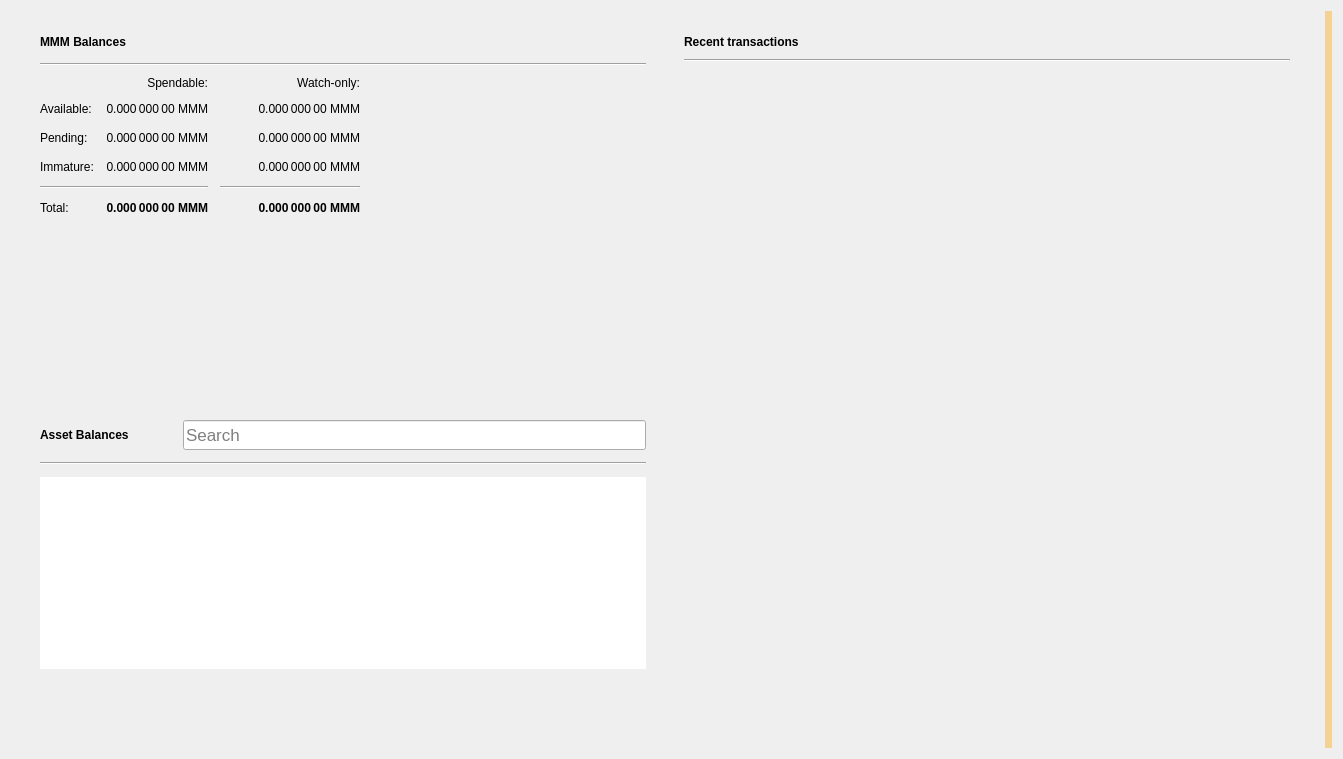
<?xml version="1.0" encoding="UTF-8"?>
<ui version="4.0">
  <class>OverviewPage</class>
  <widget class="QWidget" name="OverviewPage">
    <property name="geometry">
      <rect>
        <x>0</x>
        <y>0</y>
        <width>1343</width>
        <height>759</height>
      </rect>
    </property>
    <property name="minimumSize">
      <size>
        <width>760</width>
        <height>0</height>
      </size>
    </property>
    <property name="windowTitle">
      <string>Form</string>
    </property>
    <property name="autoFillBackground">
      <bool>false</bool>
    </property>
    <layout class="QGridLayout" name="gridLayout_3">
      <item row="0" column="1">
        <layout class="QVBoxLayout" name="verticalLayout_7">
          <property name="spacing">
            <number>0</number>
          </property>
          <property name="leftMargin">
            <number>0</number>
          </property>
          <property name="topMargin">
            <number>0</number>
          </property>
          <property name="rightMargin">
            <number>0</number>
          </property>
          <property name="bottomMargin">
            <number>0</number>
          </property>
          <item>
            <layout class="QHBoxLayout" name="horizontalLayout" stretch="0,0">
              <property name="spacing">
                <number>20</number>
              </property>
              <property name="sizeConstraint">
                <enum>QLayout::SetMinAndMaxSize</enum>
              </property>
              <property name="leftMargin">
                <number>20</number>
              </property>
              <property name="topMargin">
                <number>20</number>
              </property>
              <property name="rightMargin">
                <number>20</number>
              </property>
              <property name="bottomMargin">
                <number>20</number>
              </property>
              <item>
                <layout class="QVBoxLayout" name="verticalLayout_2">
                  <property name="spacing">
                    <number>0</number>
                  </property>
                  <property name="rightMargin">
                    <number>0</number>
                  </property>
                  <item>
                    <widget class="QFrame" name="frame">
                      <property name="sizePolicy">
                        <sizepolicy hsizetype="Preferred" vsizetype="Preferred">
                          <horstretch>0</horstretch>
                          <verstretch>0</verstretch>
                        </sizepolicy>
                      </property>
                      <property name="minimumSize">
                        <size>
                          <width>350</width>
                          <height>180</height>
                        </size>
                      </property>
                      <property name="frameShape">
                        <enum>QFrame::NoFrame</enum>
                      </property>
                      <property name="frameShadow">
                        <enum>QFrame::Raised</enum>
                      </property>
                      <property name="lineWidth">
                        <number>5</number>
                      </property>
                      <layout class="QVBoxLayout" name="verticalLayout_4">
                        <property name="spacing">
                          <number>10</number>
                        </property>
                        <property name="topMargin">
                          <number>0</number>
                        </property>
                        <property name="bottomMargin">
                          <number>0</number>
                        </property>
                        <item>
                          <layout class="QHBoxLayout" name="horizontalLayout_4">
                            <property name="spacing">
                              <number>6</number>
                            </property>
                            <item>
                              <widget class="QLabel" name="mmmBalancesLabel">
                                <property name="font">
                                  <font>
                                    <weight>75</weight>
                                    <bold>true</bold>
                                  </font>
                                </property>
                                <property name="text">
                                  <string>MMM Balances</string>
                                </property>
                              </widget>
                            </item>
                            <item>
                              <widget class="QPushButton" name="labelWalletStatus">
                                <property name="enabled">
                                  <bool>true</bool>
                                </property>
                                <property name="maximumSize">
                                  <size>
                                    <width>30</width>
                                    <height>16777215</height>
                                  </size>
                                </property>
                                <property name="toolTip">
                                  <string>The displayed information may be out of date. Your wallet automatically synchronizes with the Memeium network after a connection is established, but this process has not completed yet.</string>
                                </property>
                                <property name="text">
                                  <string/>
                                </property>
                                <property name="icon">
                                  <iconset>
                                    <normaloff>:/icons/warning</normaloff>
                                    <disabledoff>:/icons/warning</disabledoff>:/icons/warning</iconset>
                                </property>
                                <property name="iconSize">
                                  <size>
                                    <width>24</width>
                                    <height>24</height>
                                  </size>
                                </property>
                                <property name="flat">
                                  <bool>true</bool>
                                </property>
                              </widget>
                            </item>
                            <item>
                              <spacer name="horizontalSpacer_3">
                                <property name="orientation">
                                  <enum>Qt::Horizontal</enum>
                                </property>
                                <property name="sizeHint" stdset="0">
                                  <size>
                                    <width>40</width>
                                    <height>20</height>
                                  </size>
                                </property>
                              </spacer>
                            </item>
                          </layout>
                        </item>
                        <item>
                          <widget class="Line" name="line_2">
                            <property name="orientation">
                              <enum>Qt::Horizontal</enum>
                            </property>
                          </widget>
                        </item>
                        <item>
                          <layout class="QGridLayout" name="gridLayout">
                            <property name="bottomMargin">
                              <number>5</number>
                            </property>
                            <property name="spacing">
                              <number>12</number>
                            </property>
                            <item row="3" column="2">
                              <widget class="QLabel" name="labelWatchImmature">
                                <property name="font">
                                  <font>
                                    <weight>50</weight>
                                    <bold>false</bold>
                                  </font>
                                </property>
                                <property name="cursor">
                                  <cursorShape>IBeamCursor</cursorShape>
                                </property>
                                <property name="toolTip">
                                  <string>Mined balance in watch-only addresses that has not yet matured</string>
                                </property>
                                <property name="text">
                                  <string notr="true">0.000 000 00 MMM</string>
                                </property>
                                <property name="alignment">
                                  <set>Qt::AlignRight|Qt::AlignTrailing|Qt::AlignVCenter</set>
                                </property>
                                <property name="textInteractionFlags">
                                  <set>Qt::LinksAccessibleByMouse|Qt::TextSelectableByKeyboard|Qt::TextSelectableByMouse</set>
                                </property>
                              </widget>
                            </item>
                            <item row="2" column="3">
                              <spacer name="horizontalSpacer_2">
                                <property name="orientation">
                                  <enum>Qt::Horizontal</enum>
                                </property>
                                <property name="sizeHint" stdset="0">
                                  <size>
                                    <width>40</width>
                                    <height>20</height>
                                  </size>
                                </property>
                              </spacer>
                            </item>
                            <item row="1" column="0">
                              <widget class="QLabel" name="labelBalanceText">
                                <property name="text">
                                  <string>Available:</string>
                                </property>
                              </widget>
                            </item>
                            <item row="1" column="2">
                              <widget class="QLabel" name="labelWatchAvailable">
                                <property name="font">
                                  <font>
                                    <weight>50</weight>
                                    <bold>false</bold>
                                  </font>
                                </property>
                                <property name="cursor">
                                  <cursorShape>IBeamCursor</cursorShape>
                                </property>
                                <property name="toolTip">
                                  <string>Your current balance in watch-only addresses</string>
                                </property>
                                <property name="text">
                                  <string notr="true">0.000 000 00 MMM</string>
                                </property>
                                <property name="alignment">
                                  <set>Qt::AlignRight|Qt::AlignTrailing|Qt::AlignVCenter</set>
                                </property>
                                <property name="textInteractionFlags">
                                  <set>Qt::LinksAccessibleByMouse|Qt::TextSelectableByKeyboard|Qt::TextSelectableByMouse</set>
                                </property>
                              </widget>
                            </item>
                            <item row="2" column="1">
                              <widget class="QLabel" name="labelUnconfirmed">
                                <property name="font">
                                  <font>
                                    <weight>50</weight>
                                    <bold>false</bold>
                                  </font>
                                </property>
                                <property name="cursor">
                                  <cursorShape>IBeamCursor</cursorShape>
                                </property>
                                <property name="toolTip">
                                  <string>Total of transactions that have yet to be confirmed, and do not yet count toward the spendable balance</string>
                                </property>
                                <property name="text">
                                  <string notr="true">0.000 000 00 MMM</string>
                                </property>
                                <property name="alignment">
                                  <set>Qt::AlignRight|Qt::AlignTrailing|Qt::AlignVCenter</set>
                                </property>
                                <property name="textInteractionFlags">
                                  <set>Qt::LinksAccessibleByMouse|Qt::TextSelectableByKeyboard|Qt::TextSelectableByMouse</set>
                                </property>
                              </widget>
                            </item>
                            <item row="4" column="2">
                              <widget class="Line" name="lineWatchBalance">
                                <property name="sizePolicy">
                                  <sizepolicy hsizetype="Preferred" vsizetype="Fixed">
                                    <horstretch>0</horstretch>
                                    <verstretch>0</verstretch>
                                  </sizepolicy>
                                </property>
                                <property name="minimumSize">
                                  <size>
                                    <width>140</width>
                                    <height>0</height>
                                  </size>
                                </property>
                                <property name="orientation">
                                  <enum>Qt::Horizontal</enum>
                                </property>
                              </widget>
                            </item>
                            <item row="0" column="1">
                              <widget class="QLabel" name="labelSpendable">
                                <property name="text">
                                  <string>Spendable:</string>
                                </property>
                                <property name="alignment">
                                  <set>Qt::AlignRight|Qt::AlignTrailing|Qt::AlignVCenter</set>
                                </property>
                              </widget>
                            </item>
                            <item row="3" column="0">
                              <widget class="QLabel" name="labelImmatureText">
                                <property name="text">
                                  <string>Immature:</string>
                                </property>
                              </widget>
                            </item>
                            <item row="5" column="2">
                              <widget class="QLabel" name="labelWatchTotal">
                                <property name="font">
                                  <font>
                                    <weight>75</weight>
                                    <bold>true</bold>
                                  </font>
                                </property>
                                <property name="cursor">
                                  <cursorShape>IBeamCursor</cursorShape>
                                </property>
                                <property name="toolTip">
                                  <string>Current total balance in watch-only addresses</string>
                                </property>
                                <property name="text">
                                  <string notr="true">0.000 000 00 MMM</string>
                                </property>
                                <property name="alignment">
                                  <set>Qt::AlignRight|Qt::AlignTrailing|Qt::AlignVCenter</set>
                                </property>
                                <property name="textInteractionFlags">
                                  <set>Qt::LinksAccessibleByMouse|Qt::TextSelectableByKeyboard|Qt::TextSelectableByMouse</set>
                                </property>
                              </widget>
                            </item>
                            <item row="4" column="0" colspan="2">
                              <widget class="Line" name="line">
                                <property name="orientation">
                                  <enum>Qt::Horizontal</enum>
                                </property>
                              </widget>
                            </item>
                            <item row="0" column="2">
                              <widget class="QLabel" name="labelWatchonly">
                                <property name="text">
                                  <string>Watch-only:</string>
                                </property>
                                <property name="alignment">
                                  <set>Qt::AlignRight|Qt::AlignTrailing|Qt::AlignVCenter</set>
                                </property>
                              </widget>
                            </item>
                            <item row="5" column="1">
                              <widget class="QLabel" name="labelTotal">
                                <property name="font">
                                  <font>
                                    <weight>75</weight>
                                    <bold>true</bold>
                                  </font>
                                </property>
                                <property name="cursor">
                                  <cursorShape>IBeamCursor</cursorShape>
                                </property>
                                <property name="toolTip">
                                  <string>Your current total balance</string>
                                </property>
                                <property name="text">
                                  <string notr="true">0.000 000 00 MMM</string>
                                </property>
                                <property name="alignment">
                                  <set>Qt::AlignRight|Qt::AlignTrailing|Qt::AlignVCenter</set>
                                </property>
                                <property name="textInteractionFlags">
                                  <set>Qt::LinksAccessibleByMouse|Qt::TextSelectableByKeyboard|Qt::TextSelectableByMouse</set>
                                </property>
                              </widget>
                            </item>
                            <item row="1" column="1">
                              <widget class="QLabel" name="labelBalance">
                                <property name="font">
                                  <font>
                                    <weight>50</weight>
                                    <bold>false</bold>
                                  </font>
                                </property>
                                <property name="cursor">
                                  <cursorShape>IBeamCursor</cursorShape>
                                </property>
                                <property name="toolTip">
                                  <string>Your current spendable balance</string>
                                </property>
                                <property name="text">
                                  <string notr="true">0.000 000 00 MMM</string>
                                </property>
                                <property name="alignment">
                                  <set>Qt::AlignRight|Qt::AlignTrailing|Qt::AlignVCenter</set>
                                </property>
                                <property name="textInteractionFlags">
                                  <set>Qt::LinksAccessibleByMouse|Qt::TextSelectableByKeyboard|Qt::TextSelectableByMouse</set>
                                </property>
                              </widget>
                            </item>
                            <item row="2" column="0">
                              <widget class="QLabel" name="labelPendingText">
                                <property name="text">
                                  <string>Pending:</string>
                                </property>
                              </widget>
                            </item>
                            <item row="5" column="0">
                              <widget class="QLabel" name="labelTotalText">
                                <property name="text">
                                  <string>Total:</string>
                                </property>
                              </widget>
                            </item>
                            <item row="3" column="1">
                              <widget class="QLabel" name="labelImmature">
                                <property name="font">
                                  <font>
                                    <weight>50</weight>
                                    <bold>false</bold>
                                  </font>
                                </property>
                                <property name="cursor">
                                  <cursorShape>IBeamCursor</cursorShape>
                                </property>
                                <property name="toolTip">
                                  <string>Mined balance that has not yet matured</string>
                                </property>
                                <property name="text">
                                  <string notr="true">0.000 000 00 MMM</string>
                                </property>
                                <property name="alignment">
                                  <set>Qt::AlignRight|Qt::AlignTrailing|Qt::AlignVCenter</set>
                                </property>
                                <property name="textInteractionFlags">
                                  <set>Qt::LinksAccessibleByMouse|Qt::TextSelectableByKeyboard|Qt::TextSelectableByMouse</set>
                                </property>
                              </widget>
                            </item>
                            <item row="2" column="2">
                              <widget class="QLabel" name="labelWatchPending">
                                <property name="font">
                                  <font>
                                    <weight>50</weight>
                                    <bold>false</bold>
                                  </font>
                                </property>
                                <property name="cursor">
                                  <cursorShape>IBeamCursor</cursorShape>
                                </property>
                                <property name="toolTip">
                                  <string>Unconfirmed transactions to watch-only addresses</string>
                                </property>
                                <property name="text">
                                  <string notr="true">0.000 000 00 MMM</string>
                                </property>
                                <property name="alignment">
                                  <set>Qt::AlignRight|Qt::AlignTrailing|Qt::AlignVCenter</set>
                                </property>
                                <property name="textInteractionFlags">
                                  <set>Qt::LinksAccessibleByMouse|Qt::TextSelectableByKeyboard|Qt::TextSelectableByMouse</set>
                                </property>
                              </widget>
                            </item>
                          </layout>
                        </item>
                      </layout>
                    </widget>
                  </item>
                  <item>
                    <widget class="QWidget" name="assetVerticalSpaceWidget2" native="true">
                      <property name="autoFillBackground">
                        <bool>false</bool>
                      </property>
                      <layout class="QVBoxLayout" name="verticalLayout_6">
                        <item>
                          <spacer name="verticalSpacer_4">
                            <property name="orientation">
                              <enum>Qt::Vertical</enum>
                            </property>
                            <property name="sizeType">
                              <enum>QSizePolicy::MinimumExpanding</enum>
                            </property>
                            <property name="sizeHint" stdset="0">
                              <size>
                                <width>20</width>
                                <height>10</height>
                              </size>
                            </property>
                          </spacer>
                        </item>
                      </layout>
                    </widget>
                  </item>
                  <item>
                    <widget class="QFrame" name="assetFrame">
                      <property name="minimumSize">
                        <size>
                          <width>350</width>
                          <height>150</height>
                        </size>
                      </property>
                      <property name="autoFillBackground">
                        <bool>true</bool>
                      </property>
                      <property name="frameShape">
                        <enum>QFrame::NoFrame</enum>
                      </property>
                      <property name="frameShadow">
                        <enum>QFrame::Plain</enum>
                      </property>
                      <property name="lineWidth">
                        <number>0</number>
                      </property>
                      <layout class="QVBoxLayout" name="verticalLayout_5">
                        <property name="spacing">
                          <number>12</number>
                        </property>
                        <item>
                          <layout class="QHBoxLayout" name="assetBalanceHorizontalLayout">
                            <item alignment="Qt::AlignVCenter">
                              <widget class="QLabel" name="assetBalanceLabel">
                                <property name="font">
                                  <font>
                                    <weight>75</weight>
                                    <bold>true</bold>
                                  </font>
                                </property>
                                <property name="text">
                                  <string>Asset Balances</string>
                                </property>
                              </widget>
                            </item>
                            <item>
                              <widget class="QPushButton" name="labelAssetStatus">
                                <property name="enabled">
                                  <bool>true</bool>
                                </property>
                                <property name="maximumSize">
                                  <size>
                                    <width>30</width>
                                    <height>16777215</height>
                                  </size>
                                </property>
                                <property name="toolTip">
                                  <string>The displayed information may be out of date. Your wallet automatically synchronizes with the Memeium network after a connection is established, but this process has not completed yet.</string>
                                </property>
                                <property name="text">
                                  <string/>
                                </property>
                                <property name="icon">
                                  <iconset>
                                    <normaloff>:/icons/warning</normaloff>
                                    <disabledoff>:/icons/warning</disabledoff>:/icons/warning</iconset>
                                </property>
                                <property name="iconSize">
                                  <size>
                                    <width>24</width>
                                    <height>24</height>
                                  </size>
                                </property>
                                <property name="flat">
                                  <bool>true</bool>
                                </property>
                              </widget>
                            </item>
                            <item alignment="Qt::AlignBottom">
                              <widget class="QLineEdit" name="assetSearch">
                                <property name="sizePolicy">
                                  <sizepolicy hsizetype="Expanding" vsizetype="Preferred">
                                    <horstretch>0</horstretch>
                                    <verstretch>0</verstretch>
                                  </sizepolicy>
                                </property>
                                <property name="minimumSize">
                                  <size>
                                    <width>0</width>
                                    <height>30</height>
                                  </size>
                                </property>
                                <property name="maximumSize">
                                  <size>
                                    <width>16777215</width>
                                    <height>30</height>
                                  </size>
                                </property>
                                <property name="sizeIncrement">
                                  <size>
                                    <width>0</width>
                                    <height>0</height>
                                  </size>
                                </property>
                                <property name="baseSize">
                                  <size>
                                    <width>0</width>
                                    <height>0</height>
                                  </size>
                                </property>
                                <property name="font">
                                  <font>
                                    <pointsize>13</pointsize>
                                  </font>
                                </property>
                                <property name="maxLength">
                                  <number>32</number>
                                </property>
                                <property name="frame">
                                  <bool>true</bool>
                                </property>
                                <property name="alignment">
                                  <set>Qt::AlignLeading|Qt::AlignLeft|Qt::AlignVCenter</set>
                                </property>
                                <property name="placeholderText">
                                  <string>Search</string>
                                </property>
                                <property name="clearButtonEnabled">
                                  <bool>true</bool>
                                </property>
                              </widget>
                            </item>
                          </layout>
                        </item>
                        <item>
                          <widget class="Line" name="assetBalanceLine">
                            <property name="orientation">
                              <enum>Qt::Horizontal</enum>
                            </property>
                          </widget>
                        </item>
                        <item>
                          <widget class="QListView" name="listAssets">
                            <property name="frameShape">
                              <enum>QFrame::NoFrame</enum>
                            </property>
                            <property name="lineWidth">
                              <number>0</number>
                            </property>
                            <property name="verticalScrollMode">
                              <enum>QAbstractItemView::ScrollPerItem</enum>
                            </property>
                          </widget>
                        </item>
                        <item>
                          <widget class="QWidget" name="assetVerticalSpaceWidget" native="true">
                            <property name="autoFillBackground">
                              <bool>false</bool>
                            </property>
                            <layout class="QVBoxLayout" name="verticalLayout">
                              <item>
                                <spacer name="verticalSpacer_3">
                                  <property name="orientation">
                                    <enum>Qt::Vertical</enum>
                                  </property>
                                  <property name="sizeHint" stdset="0">
                                    <size>
                                      <width>20</width>
                                      <height>20</height>
                                    </size>
                                  </property>
                                </spacer>
                              </item>
                            </layout>
                          </widget>
                        </item>
                      </layout>
                    </widget>
                  </item>
                </layout>
              </item>
              <item>
                <layout class="QVBoxLayout" name="verticalLayout_3">
                  <property name="spacing">
                    <number>20</number>
                  </property>
                  <property name="leftMargin">
                    <number>0</number>
                  </property>
                  <item>
                    <widget class="QFrame" name="frame_2">
                      <property name="sizePolicy">
                        <sizepolicy hsizetype="Preferred" vsizetype="Preferred">
                          <horstretch>0</horstretch>
                          <verstretch>0</verstretch>
                        </sizepolicy>
                      </property>
                      <property name="minimumSize">
                        <size>
                          <width>350</width>
                          <height>0</height>
                        </size>
                      </property>
                      <property name="sizeIncrement">
                        <size>
                          <width>0</width>
                          <height>300</height>
                        </size>
                      </property>
                      <property name="frameShape">
                        <enum>QFrame::NoFrame</enum>
                      </property>
                      <property name="frameShadow">
                        <enum>QFrame::Plain</enum>
                      </property>
                      <property name="lineWidth">
                        <number>0</number>
                      </property>
                      <layout class="QGridLayout" name="gridLayout_2">
                        <property name="topMargin">
                          <number>0</number>
                        </property>
                        <property name="horizontalSpacing">
                          <number>12</number>
                        </property>
                        <item row="0" column="0">
                          <layout class="QHBoxLayout" name="horizontalLayout_2">
                            <property name="spacing">
                              <number>6</number>
                            </property>
                            <item>
                              <widget class="QLabel" name="recentTransactionsLabel">
                                <property name="font">
                                  <font>
                                    <weight>75</weight>
                                    <bold>true</bold>
                                  </font>
                                </property>
                                <property name="text">
                                  <string>Recent transactions</string>
                                </property>
                              </widget>
                            </item>
                            <item>
                              <widget class="QPushButton" name="labelTransactionsStatus">
                                <property name="enabled">
                                  <bool>true</bool>
                                </property>
                                <property name="maximumSize">
                                  <size>
                                    <width>30</width>
                                    <height>16777215</height>
                                  </size>
                                </property>
                                <property name="toolTip">
                                  <string>The displayed information may be out of date. Your wallet automatically synchronizes with the Memeium network after a connection is established, but this process has not completed yet.</string>
                                </property>
                                <property name="text">
                                  <string/>
                                </property>
                                <property name="icon">
                                  <iconset>
                                    <normaloff>:/icons/warning</normaloff>
                                    <disabledoff>:/icons/warning</disabledoff>:/icons/warning</iconset>
                                </property>
                                <property name="iconSize">
                                  <size>
                                    <width>24</width>
                                    <height>24</height>
                                  </size>
                                </property>
                                <property name="flat">
                                  <bool>true</bool>
                                </property>
                              </widget>
                            </item>
                            <item>
                              <spacer name="horizontalSpacer">
                                <property name="orientation">
                                  <enum>Qt::Horizontal</enum>
                                </property>
                                <property name="sizeHint" stdset="0">
                                  <size>
                                    <width>40</width>
                                    <height>20</height>
                                  </size>
                                </property>
                              </spacer>
                            </item>
                          </layout>
                        </item>
                        <item row="2" column="0">
                          <widget class="QListView" name="listTransactions">
                            <property name="styleSheet">
                              <string notr="true">QListView { background: transparent; }</string>
                            </property>
                            <property name="frameShape">
                              <enum>QFrame::NoFrame</enum>
                            </property>
                            <property name="verticalScrollBarPolicy">
                              <enum>Qt::ScrollBarAlwaysOff</enum>
                            </property>
                            <property name="horizontalScrollBarPolicy">
                              <enum>Qt::ScrollBarAlwaysOff</enum>
                            </property>
                            <property name="selectionMode">
                              <enum>QAbstractItemView::NoSelection</enum>
                            </property>
                          </widget>
                        </item>
                        <item row="1" column="0">
                          <widget class="Line" name="line_3">
                            <property name="orientation">
                              <enum>Qt::Horizontal</enum>
                            </property>
                          </widget>
                        </item>
                      </layout>
                    </widget>
                  </item>
                </layout>
              </item>
            </layout>
          </item>
        </layout>
      </item>
      <item row="0" column="3">
        <widget class="QLabel" name="labelAlerts">
          <property name="visible">
            <bool>true</bool>
          </property>
          <property name="styleSheet">
            <string notr="true">QLabel { background-color: qlineargradient(x1: 0, y1: 0, x2: 1, y2: 0, stop:0 #F0D0A0, stop:1 #F8D488); color:#000000; }</string>
          </property>
          <property name="wordWrap">
            <bool>true</bool>
          </property>
          <property name="margin">
            <number>3</number>
          </property>
          <property name="textInteractionFlags">
            <set>Qt::TextSelectableByMouse</set>
          </property>
        </widget>
      </item>
    </layout>
  </widget>
  <resources/>
  <connections/>
</ui>
